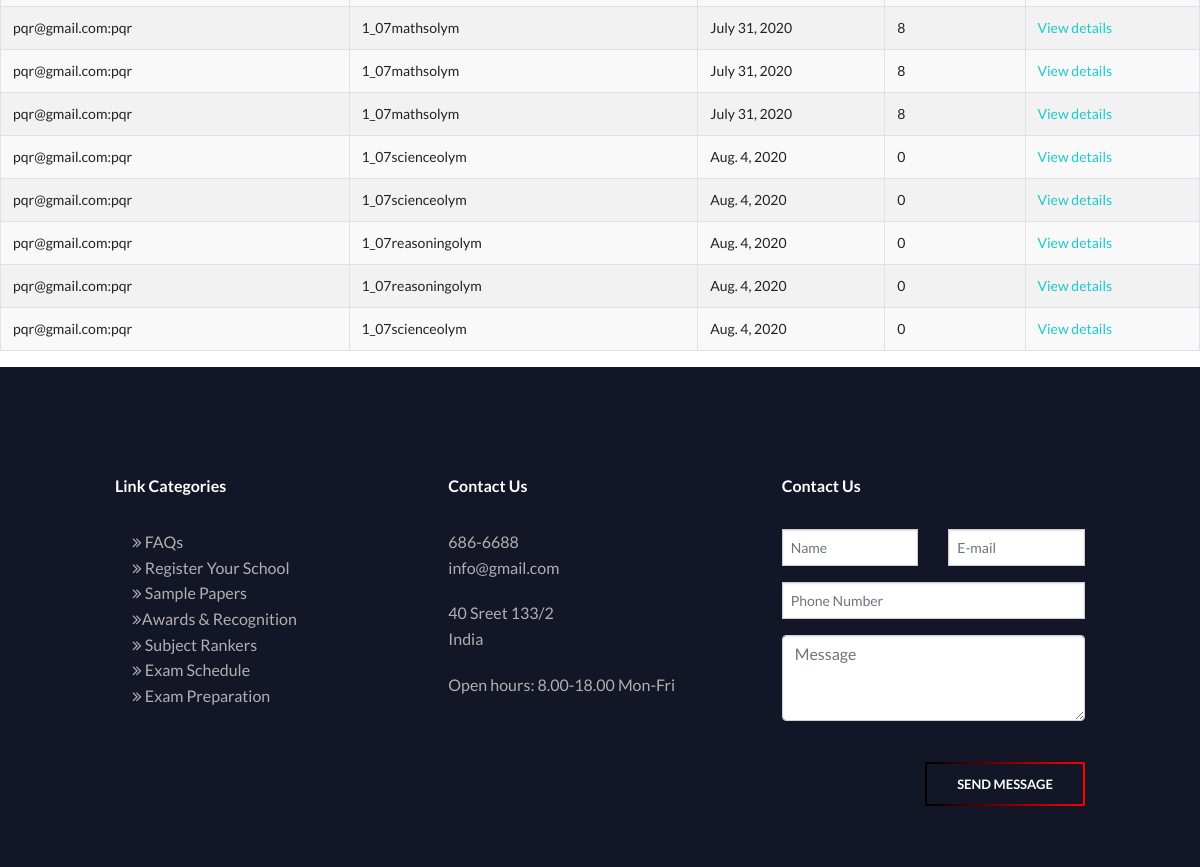
Page /marking/ (signed in, lower part) on the earlier database version.
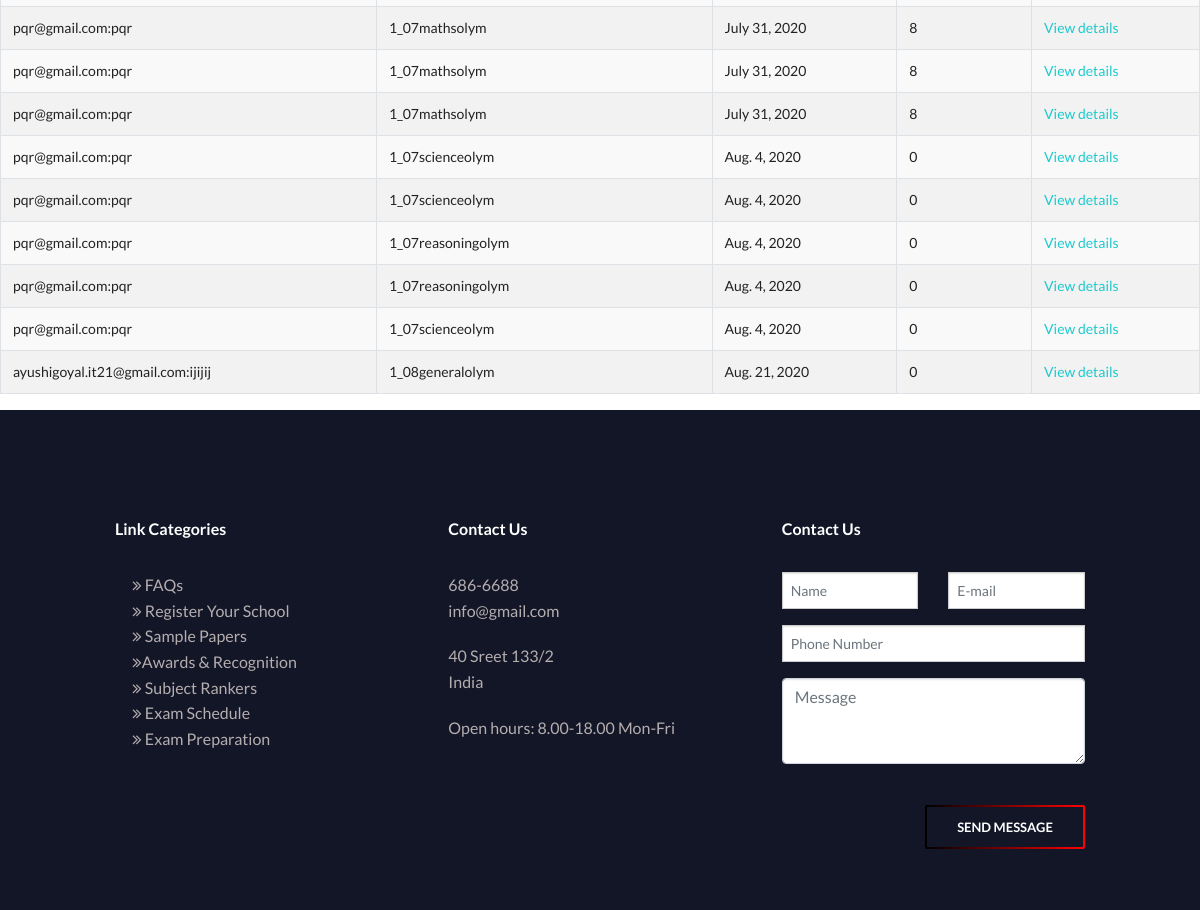
Same page on the later database version.
### quiz/models.py (models this page shows, shortened)
class Sitting(models.Model):
    user = models.ForeignKey(settings.AUTH_USER_MODEL, verbose_name=_("Student"), on_delete=models.CASCADE)
    quiz = models.ForeignKey(Quiz, verbose_name=_("Quiz"), on_delete=models.CASCADE)
    question_order = models.CharField(validators=[validate_comma_separated_integer_list],
        max_length=1024, verbose_name=_("Question Order"))
    question_list = models.CharField(validators=[validate_comma_separated_integer_list],
        max_length=1024, verbose_name=_("Question List"))
    incorrect_questions = models.CharField(validators=[validate_comma_separated_integer_list],
        max_length=1024, blank=True, verbose_name=_("Incorrect questions"))
    current_score = models.IntegerField(verbose_name=_("Current Score"))
    complete = models.BooleanField(default=False, blank=False,
                                   verbose_name=_("Complete"))
    user_answers = models.TextField(blank=True, default='{}',
                                    verbose_name=_("User Answers"))
    start = models.DateTimeField(auto_now_add=True,
                                 verbose_name=_("Start"))
    end = models.DateTimeField(null=True, blank=True, verbose_name=_("End"))
    objects = SittingManager()
    class Meta:
        permissions = (("view_sittings", _("Can see completed exams.")),)
    def _question_ids(self):
        return [int(n) for n in self.question_order.split(',') if n]
    @property
    def get_percent_correct(self):
        dividend = float(self.current_score)
        divisor = len(self._question_ids())
        if divisor < 1:
            return 0
        if dividend > divisor:
            return 100
        correct = int(round((dividend / divisor) * 100))
        if correct >= 1:
            return correct
        else:
            return 0

class Student(AbstractUser):
    id=models.AutoField(primary_key=True)
    ref_code = models.CharField(default="000",max_length=20)
    parent_name = models.CharField(max_length=50)
    dob = models.DateField(null=True)
    country = CountryField()
    address = models.CharField(null=False,max_length=100,default="lane")
    street=models.CharField(max_length=250,default="")
    state= models.CharField(max_length=150,default="")
    school=models.CharField(max_length=100,null=False,default="abc")
    school_state = models.CharField(max_length=100,null=False,default="abc")
    school_address=models.CharField(max_length=100,null=False,default="abc")
    school_city=models.CharField(max_length=100,null=False,default="abc")
    pincode = models.IntegerField(null=False, default=0)
    number = models.IntegerField(null=False, default=0)
    standard = models.CharField(null=False, max_length=10,default=1)
    email = models.CharField(max_length=150, null=False,unique=True)
    email_confirmed = models.BooleanField(default=False)
    first_name = models.CharField(null=False,max_length=150,default="abc")
    last_name= models.CharField(max_length=150)
    mathsolym=models.BooleanField(default=False,null=True)
    scienceolym=models.BooleanField(default=False,null=True)
    englisholym=models.BooleanField(default=False,null=True)
    reasoningolym=models.BooleanField(default=False,null=True)
    cyberolym=models.BooleanField(default=False,null=True)
    generalolym=models.BooleanField(default=False,null=True)
    order_number = models.IntegerField(null=True, default=0)
    final_mathsolym=models.BooleanField(default=False,null=True)
    final_scienceolym=models.BooleanField(default=False,null=True)
    final_englisholym=models.BooleanField(default=False,null=True)
    final_reasoningolym=models.BooleanField(default=False,null=True)
    final_cyberolym=models.BooleanField(default=False,null=True)
    final_generalolym=models.BooleanField(default=False,null= True)
    mathquiz = models.CharField(max_length=100,null=True,default="nil")
    sciencequiz = models.CharField(max_length=100,null=True,default="nil")
    gkquiz = models.CharField(max_length=100,null=True,default="nil")
    cyberquiz = models.CharField(max_length=100,null=True,default="nil")
    reasoningquiz = models.CharField(max_length=100,null=True,default="nil")
    englishquiz = models.CharField(max_length=100,null=True,default="nil")
    mathtime = models.CharField(max_length=100,null=True,default="nil")
    sciencetime = models.CharField(max_length=100,null=True,default="nil")
    gktime = models.CharField(max_length=100,null=True,default="nil")
    cybertime = models.CharField(max_length=100,null=True,default="nil")
    reasoningtime = models.CharField(max_length=100,null=True,default="nil")
    englishtime = models.CharField(max_length=100,null=True,default="nil")
    quiz_to_change = models.CharField(max_length=100,null=True,default="nil")
    idproof = models.ImageField(upload_to='idproof',blank=True,null=True)
    idproof_date=models.CharField(max_length=50,default=None,null=True)
    marksheet = models.ImageField(upload_to='marksheet',
                               blank=True,
                               null=True,
                               )
    marksheet_date=models.CharField(max_length=50,default=None,null=True)
    photograph = models.ImageField(upload_to='photo',
                               blank=True,
                               null=True,
                               )
    photograph_date=models.CharField(max_length=50,default=None,null=True)
    USERNAME_FIELD = 'username'
    REQUIRED_FIELDS = ['email']
    def __str__(self):
        return str(str(self.email)+":"+self.username)

class Quiz(models.Model):
    title = models.CharField(
        verbose_name=_("Title"),
        max_length=60, blank=False)
    url = models.SlugField(
        max_length=60, blank=False,
        help_text=_("a user friendly url"),
        verbose_name=_("user friendly url"))
    category = models.ForeignKey(
        Category, null=True, blank=True,
        verbose_name=_("Category"), on_delete=models.CASCADE)
    standard = models.ForeignKey(
            Standard, null=True, blank=True,
            verbose_name=_("Standard"), on_delete=models.CASCADE)
    random_order = models.BooleanField(
        blank=False, default=False,
        verbose_name=_("Random Order"),
        help_text=_("Display the questions in "
                    "a random order or as they "
                    "are set?"))
    max_questions = models.PositiveIntegerField(
        blank=True, null=True, verbose_name=_("Max Questions"),
        help_text=_("Number of questions to be answered on each attempt."))
    answers_at_end = models.BooleanField(
        blank=False, default=False,
        help_text=_("Correct answer is NOT shown after question."
                    " Answers displayed at the end."),
        verbose_name=_("Answers at end"))
    exam_paper = models.BooleanField(
        blank=False, default=False,
        help_text=_("If yes, the result of each"
                    " attempt by a user will be"
                    " stored. Necessary for marking."),
        verbose_name=_("Exam Paper"))
    single_attempt = models.BooleanField(
        blank=False, default=False,
        help_text=_("If yes, only one attempt by"
                    " a user will be permitted."
                    " Non users cannot sit this exam."),
        verbose_name=_("Single Attempt"))
    pass_mark = models.SmallIntegerField(
        blank=True, default=0,
        verbose_name=_("Pass Mark"),
        help_text=_("Percentage required to pass exam."),
        validators=[MaxValueValidator(100)])
    draft = models.BooleanField(
        blank=True, default=False,
        verbose_name=_("Draft"),
        help_text=_("If yes, the quiz is not displayed"
                    " in the quiz list and can only be"
                    " taken by users who can edit"
                    " quizzes."))
    ispaid =  models.BooleanField(blank=True, default=False, help_text=_("If yes, than  quiz is subscribed by user"))
    ispaid_final =  models.BooleanField(blank=True, default=False, help_text=_("If yes, than  quiz is subscribed by user"))
    class Meta:
        verbose_name = _("Quiz")
        verbose_name_plural = _("Quizzes")
    def __str__(self):
        return self.title

### quiz/views.py (the view)
class QuizMarkingList(QuizMarkerMixin, SittingFilterTitleMixin, ListView):
    model = Sitting
    def get_queryset(self):
        queryset = super(QuizMarkingList, self).get_queryset()\
                                               .filter(complete=True)
        user_filter = self.request.GET.get('user_filter')
        if user_filter:
            queryset = queryset.filter(user__username__icontains=user_filter)
        return queryset
    class Meta:
        pass

### quiz/views.py (called while the page is built)
    @method_decorator(login_required)
    @method_decorator(permission_required('quiz.view_sittings'))
    def dispatch(self, *args, **kwargs):
        return super(QuizMarkerMixin, self).dispatch(*args, **kwargs)

    def get_queryset(self):
        queryset = super(SittingFilterTitleMixin, self).get_queryset()
        quiz_filter = self.request.GET.get('quiz_filter')
        if quiz_filter:
            queryset = queryset.filter(quiz__title__icontains=quiz_filter)
        return queryset

### quiz/templates/quiz/sitting_list.html (shortened to what this page needs)
{% extends 'base.html' %}
{% load i18n %}
{% block body %}
    {% if sitting_list %}
		<table class="table table-bordered table-striped">
		  <tbody>
        {% for sitting in sitting_list %}
			<tr>
			  <td>{{ sitting.user }}</td>
			  <td>{{ sitting.quiz }}</td>
			  <td>{{ sitting.end|date }}</td>
			  <td>{{ sitting.get_percent_correct }}</td>
			  <td>
				<a href="{% url 'quiz_marking_detail' pk=sitting.id %}">
				  {% trans "View details" %}
				</a>
			</tr>
        {% endfor %}
		  </tbody>
		</table>
    {% else %}
        <p>{% trans "There are no matching quizzes" %}.</p>
    {% endif %}
{% endblock %}

### quiz/templates/base.html (shortened to what this page needs)
  {% load static %}
<!DOCTYPE html>
<html lang="en">
<head>
  <link rel="stylesheet" href="https://maxcdn.bootstrapcdn.com/bootstrap/4.0.0/css/bootstrap.min.css">
  <link rel="stylesheet" href="https://cdnjs.cloudflare.com/ajax/libs/font-awesome/4.7.0/css/font-awesome.min.css">
  <link rel="stylesheet" href="{% static 'navbar.css' %}">
  <link rel="stylesheet" href="{% static 'Style.css' %}">
  <link rel="stylesheet" href="{% static 'Owl/docs/assets/css/docs.theme.min.css' %}">
  <link rel="stylesheet" href="{% static 'Stock/Chart.min.css' %}">
  <link rel="stylesheet" href="{% static 'Owl/docs/assets/owlcarousel/assets/owl.carousel.min.css' %}">
  <link rel="stylesheet" href="{% static 'Owl/docs/assets/owlcarousel/assets/owl.theme.default.min.css' %}">
</head>
<body>
{% block body %}{% endblock %}
<section style="background: #131627">
  <footer class="fancy-footer-area fancy-bg-dark" >
    <div class="footer-content section-padding-80-50">
      <div class="container">
        <div class="row">
          <div class="col-12 col-sm-6 col-lg-4">
            <div class="single-footer-widget">
              <h6 style="font-weight: bold; color: white">Link Categories</h6>
              <ul class="footer-ul">
                <li><a href="{% url 'faqs' %}" style="color: #B5AEB0;"><i class="fa fa-angle-double-right" aria-hidden="true"></i> FAQs</a></li>
                <li><a href="{% url 'applyschool' %}" style="color: #B5AEB0;"><i class="fa fa-angle-double-right" aria-hidden="true"></i> Register Your School</a></li>
                <li><a href="/samplepaper/maths/1" style="color: #B5AEB0;"><i class="fa fa-angle-double-right" aria-hidden="true"></i> Sample Papers</a></li>
                <li><a href="{% url 'awards' %}" style="color: #B5AEB0;"><i class="fa fa-angle-double-right" aria-hidden="true"></i>Awards & Recognition</a></li>
                <li><a href="#" style="color: #B5AEB0;"><i class="fa fa-angle-double-right" aria-hidden="true"></i> Subject Rankers</a></li>
                <li><a href="{% url 'examdates' %}" style="color: #B5AEB0;"><i class="fa fa-angle-double-right" aria-hidden="true"></i> Exam Schedule</a></li>
                <li><a href="{% url 'examprep' %}" style="color: #B5AEB0;"><i class="fa fa-angle-double-right" aria-hidden="true"></i> Exam Preparation</a></li>
              </ul>
            </div>
          </div>
          <div class="col-12 col-sm-6 col-lg-4">
            <div class="single-footer-widget" >
              <h6 style="font-weight: bold; color: white">Contact Us</h6>
              <p style="color: #B5AEB0">686-6688 <br>info@gmail.com
              </p>
              <p style="color: #B5AEB0">40 Sreet 133/2 <br>India</p>
              <p style="color: #B5AEB0">Open hours: 8.00-18.00 Mon-Fri</p>
            </div>
          </div>
          <div class="col-12 col-sm-6 col-lg-4">
            <div class="single-footer-widget">
              <h6 style="font-weight: bold; color: white">Contact Us</h6>
              <form class="single-footer-widget" role="form">
                <div class="row" style="font: yellow">
                 <div class="col-md-6">
                  <div class="form-group">
                    <input class="form-control form-control-name" name="name" id="name" placeholder="Name" type="text" required>
                  </div>
                </div>
                <div class="col-md-6">
                  <div class="form-group">
                   <input class="form-control form-control-email" name="email" id="email"
                   placeholder="E-mail" type="email" required>
                 </div>
               </div>
             </div>
             <div class="row">
              <div class="col-md-12">
                <div class="form-group">
                  <input class="form-control form-control-phone" name="phone" id="phone" placeholder="Phone Number" type="tel" required>
                </div>
              </div>
             </div>
             <div class="form-group">
               <textarea class="form-control form-control-message" name="message" id="message" placeholder="Message" rows="3" required></textarea>
             </div>
             <div class="text-right"><br>
              <a href="#" class="btn fancy-btn">Send Message</a>
            </div>
          </form>
        </div>
      </div>
    </div>
  </div>
</div>
</footer>
</section>
          </body>
          </html>

### static/navbar.css (style rules this page uses)
table { border: none; outline: none; background: transparent; }
table { width: 100%; border: none; }
input[type = "text"],input[type = "tel"],.select-css { font-size:18px; padding:10px 10px 10px 5px; width:100%; border-bottom:1px solid #757575; }
input[type = "text"],input[type = "tel"] { font-size: 18px; }

### static/Style.css (style rules this page uses)
body { padding: 0%; margin: 0%; font-family: 'Lato'; }
*, *::before, *::after { margin: 0; padding:0; box-sizing: border-box; }
html { font-family: 'Roboto',sans-serif; font-size: 10px; height: 100%; }
body { overflow-x: hidden; height: 100%; }
ul { list-style: none; }
.container { width:100%; max-width: 117rem; margin: 0 auto; padding: 0 1.5rem; }
.fancy-btn { color: #fff; font-size: 13px; font-weight: 600; text-transform: uppercase; line-height: 44px; padding: 0 15px; width: 160px; height: 46px; border-left: 2px solid black; border-right: 2px solid red; box-sizing: border-box; background-position: 0 0, 0 100%; background-repeat: no-repeat; background-size: 100% 2px; background-image: -webkit-linear-gradient(left, black 0%, red 100%), -webkit-linear-gradient(left, black 0%, red 100%); background-image: linear-gradient(to right, black 0%, red 100%), linear-gradient(to right, black 0%, red 100%); -webkit-transition-duration: 1000ms; transition-duration: 1000ms; position: relative; z-index: 1; }
.fancy-btn:after { color: #fff; -webkit-transition-duration: 500ms; transition-duration: 500ms; background: #7450fe; background: -webkit-linear-gradient(to right, black, red); background: -webkit-linear-gradient(left, black, red); background: linear-gradient(to right, black, red); content: ''; position: absolute; width: 100%; height: 100%; top: 0; left: 0; z-index: -1; border-radius: 2px; opacity: 0; -ms-filter: "progid:DXImageTransform.Microsoft.Alpha(Opacity=0)" margin: 15px; }
section { padding: 60px 0; }

Differences in the rows shown:
added Sitting: user "ayushigoyal.it21@gmail.com:ijijij", quiz "1_08generalolym", end "Aug. 21, 2020", get_percent_correct "0"
